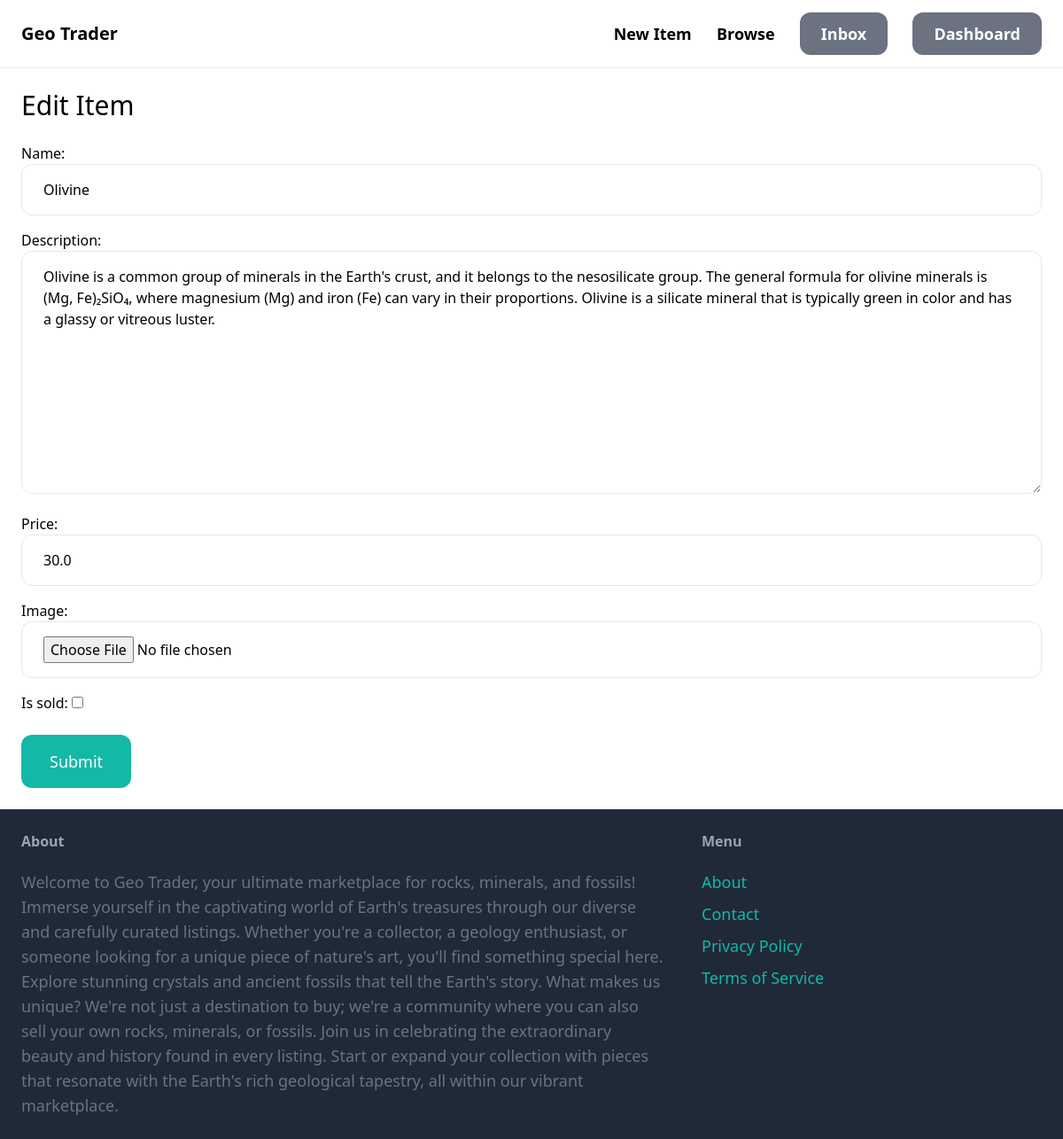
/items/1/edit/ (signed in), run on an earlier commit of the app's database.
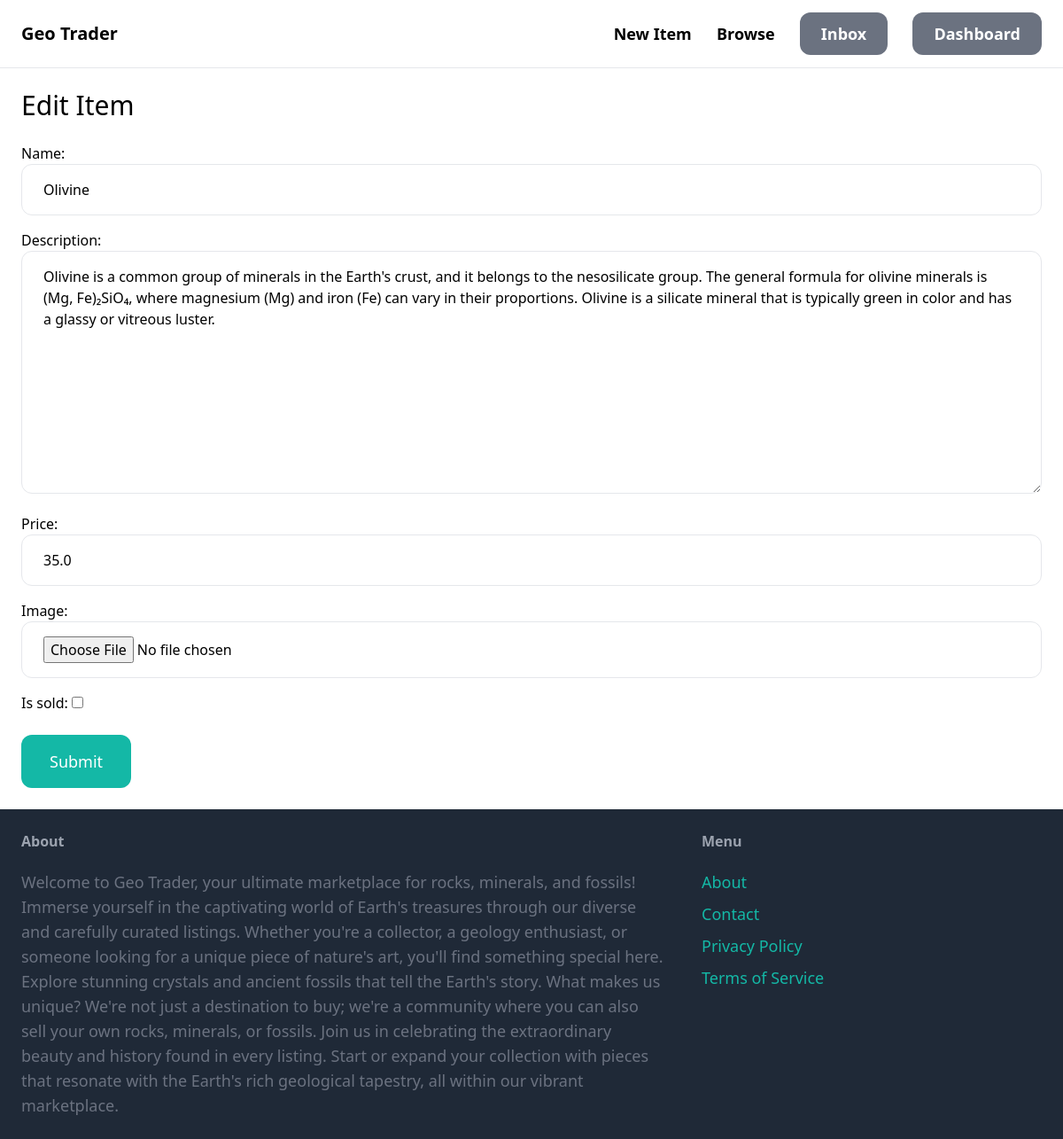
And on a later commit of the database.
### item/models.py (models this page shows, shortened)
class Item(models.Model):
    category = models.ForeignKey(Category, related_name = "items", on_delete = models.CASCADE)
    name = models.CharField(max_length=255)
    description = models.TextField(blank = True, null = True)
    price = models.FloatField(default = 0.00)
    image = models.ImageField(upload_to = "item_images", blank = True, null = True, default = "image/default.jpg")
    is_sold = models.BooleanField(default = False)
    created_by = models.ForeignKey(User, related_name = "items", on_delete = models.CASCADE)
    created_at = models.DateTimeField(auto_now_add = True)

### item/views.py (the view)
# urls.py: path("<int:pk>/edit/", views.edit, name = "edit")
@login_required
def edit(request, pk):
    item = get_object_or_404(Item, pk=pk, created_by=request.user)
    if request.method == "POST":
            form = EditItemForm(request.POST, request.FILES, instance=item)
            if form.is_valid():
                form.save()
                return redirect("item:detail", pk = item.id)
    else:
        form = EditItemForm(instance=item)
    return render(request, "item/form.html", {
        "form": form,
        "title": "Edit Item",
    })

### item/forms.py
class EditItemForm(forms.ModelForm):
    class Meta:
        model = Item
        fields = ("name", "description", "price", "image", "is_sold")
        widgets = {
            "name": forms.TextInput(attrs = {
                "class": INPUT_CLASSES
            }),
            "description": forms.Textarea(attrs = {
                "class": INPUT_CLASSES
            }),
            "price": forms.TextInput(attrs = {
                "class": INPUT_CLASSES
            }),
            "image": forms.FileInput(attrs = {
                "class": INPUT_CLASSES
            }),
        }

### item/templates/item/form.html (shortened to what this page needs)
{% extends "core/base.html" %}
{% block content %}
<h1 class="mb-6 text-3xl">{{ title }}</h1>
<form method="post" action="." encrypt="multipart/form-data">
    <div class="space-y-4">
        {{ form.as_p }}
    </div>
    <button class="mt-6 py-4 px-8 text-lg bg-teal-500 hover:bg-teal-700 rounded-xl text-white">
        Submit
    </button>
</form>
{% endblock %}

### core/templates/core/base.html (shortened to what this page needs)
<!DOCTYPE html>
<html lang="en">
<head>
    <script src="https://cdn.tailwindcss.com"></script>
</head>
<body>
    <nav class="py-6 px-6 flex justify-between items-center border-b border-gray-200">
        <a href="/" class="text-xl font-semibold">Geo Trader</a>
        <div class="space-x-6">
            <a href="{% url 'item:new' %}" class="text-lg font-semibold hover:text-gray-500">New Item</a>
            <a href="#" class="text-lg font-semibold hover:text-gray-500">Browse</a>
            {% if request.user.is_authenticated %}
            <a href="#" class="px-6 py-3 text-lg font-semibold bg-gray-500 text-white rounded-xl hover:bg-gray-700">Inbox</a>
            <a href="{% url 'dashboard:index' %}" class="px-6 py-3 text-lg font-semibold bg-gray-500 text-white rounded-xl hover:bg-gray-700">Dashboard</a>
            {% else %}
            <a href="{% url 'core:signup' %}" class="px-6 py-3 text-lg font-semibold bg-gray-500 text-white rounded-xl hover:bg-gray-700">Sign Up</a>
            <a href="{% url 'core:login' %}" class="px-6 py-3 text-lg font-semibold bg-gray-500 text-white rounded-xl hover:bg-gray-700">Login</a>
            {% endif %}
        </div>
    </nav>
    <div class="px-6 py-6">
        {% block content %}
        {% endblock %}
    </div>
    <footer class="py-6 px-6 flex justify-between bg-gray-800">
        <div class="w-2/3 pr-10">
            <h3 class="mb-5 font-semibold text-gray-400">About</h3>
            <p class="text-lg text-gray-500">Welcome to Geo Trader, your ultimate marketplace for rocks, minerals, and fossils!
            Immerse yourself in the captivating world of Earth's treasures through our diverse and carefully curated listings.
            Whether you're a collector, a geology enthusiast, or someone looking for a unique piece of nature's art,
            you'll find something special here. Explore stunning crystals and ancient fossils that tell the Earth's story.
            What makes us unique? We're not just a destination to buy; we're a community where you can also sell your own rocks,
            minerals, or fossils. Join us in celebrating the extraordinary beauty and history found in every listing.
            Start or expand your collection with pieces that resonate with the Earth's rich geological tapestry,
            all within our vibrant marketplace.</p>
        </div>
        <div class="w-1/3">
            <h3 class="mb-5 font-semibold text-gray-400">Menu</h3>
            <ul class="space-y-2">
                <li><a href="#" class="text-lg text-teal-500 hover:text-teal-700">About</a></li>
                <li><a href="{% url 'core:contact' %}" class="text-lg text-teal-500 hover:text-teal-700">Contact</a></li>
                <li><a href="#" class="text-lg text-teal-500 hover:text-teal-700">Privacy Policy</a></li>
                <li><a href="#" class="text-lg text-teal-500 hover:text-teal-700">Terms of Service</a></li>
            </ul>
        </div>
    </footer>
</body>
</html>

What changed in the data, as far as the page shows it:
changed Item "Olivine": price "30.0" → "35.0"
